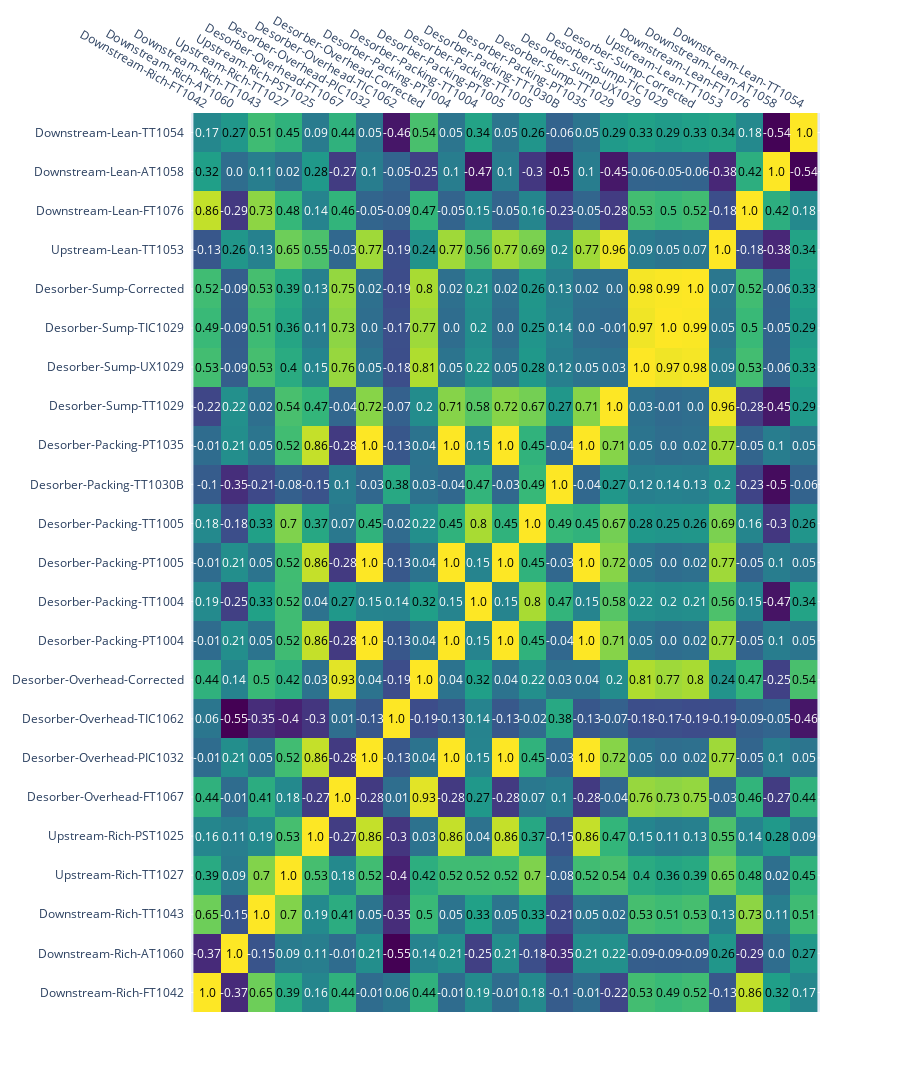

Notebook source saved alongside this figure:
### Markdown cell above
## Removal of highly correlated data

### Code cell
# Highly correlated columns to be removed
corr_cols = []

# Generate correlation matrices
pearson = df.iloc[:, 1:].corr(method="pearson")
spearman = df.iloc[:, 1:].corr(method="spearman")
kendall = df.iloc[:, 1:].corr(method="kendall")

# Generate heatmap
visualize.make_heatmap(pearson)
